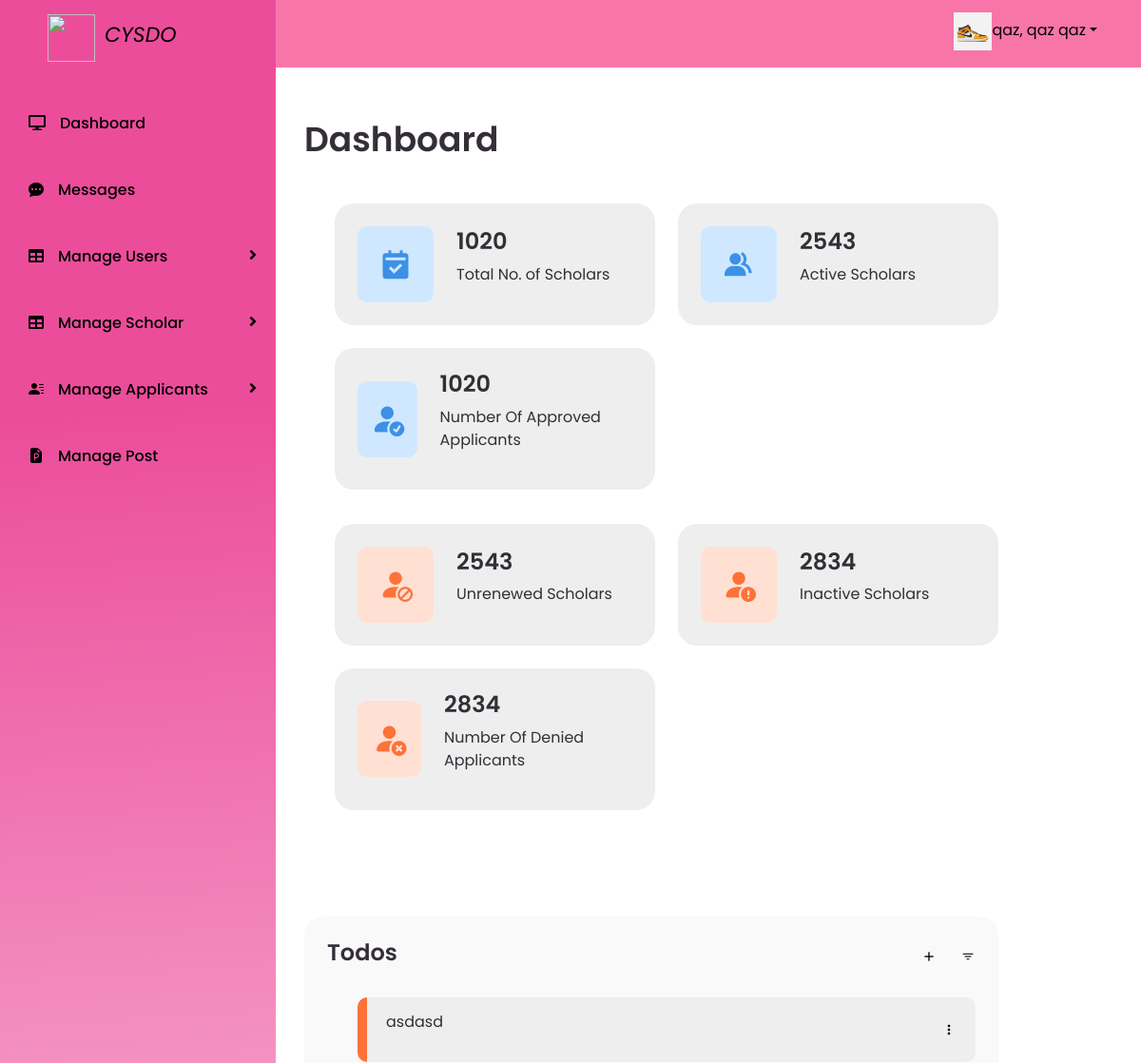
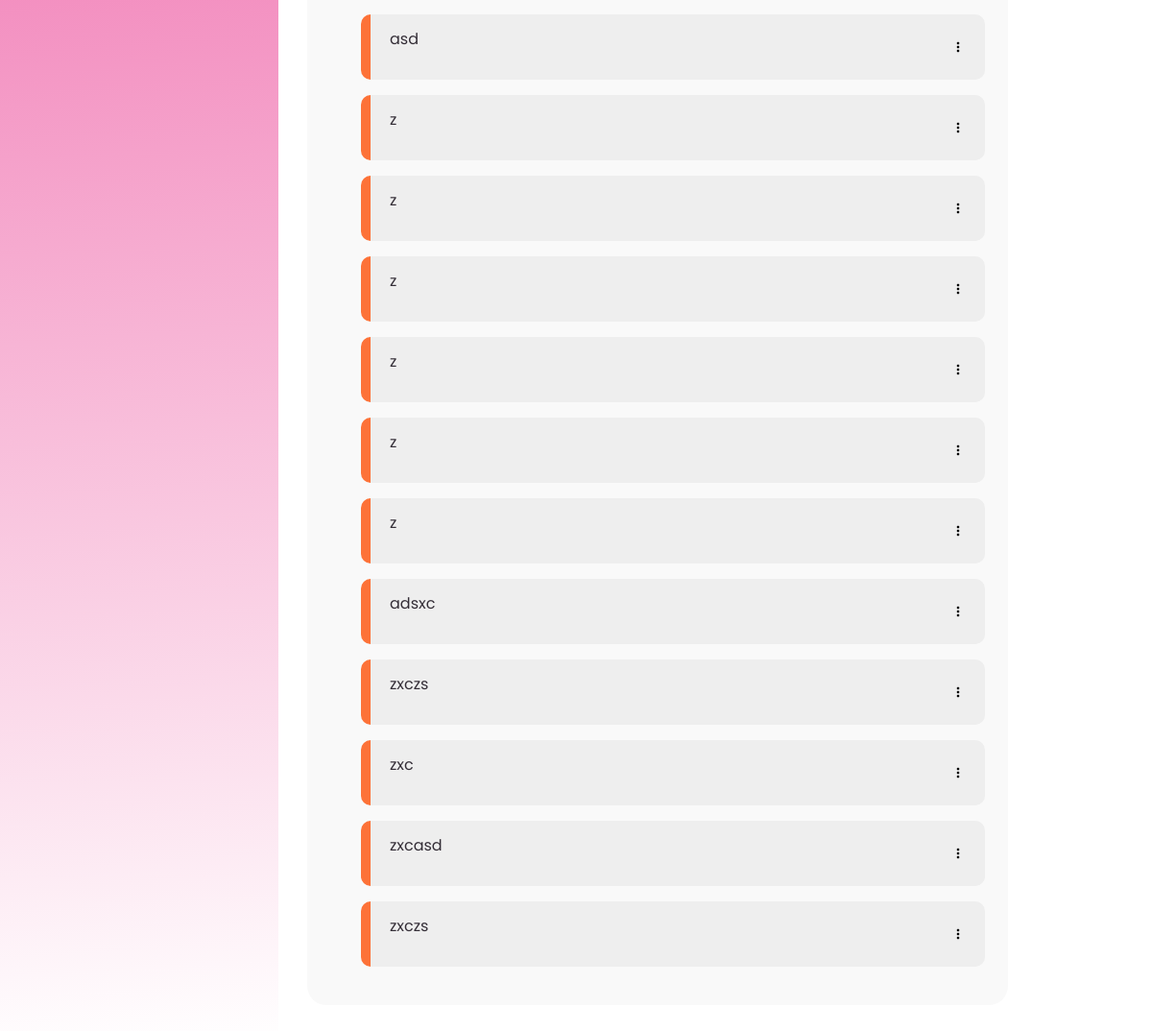
The app's page /pages/admin/adminHome.php (signed in) with its own data (2 pictures, top to bottom).
### tables this page shows
CREATE TABLE `todos` (
  `id` int(11) NOT NULL,
  `todo_text` varchar(255) NOT NULL,
  `completed` tinyint(1) DEFAULT 0,
  `created_at` timestamp NOT NULL DEFAULT current_timestamp()
);

### pages/admin/adminHome.php (the view, shortened to what this page needs)
<html lang="en">
<head>
    <link href="https://cdn.jsdelivr.net/npm/bootstrap@5.3.0/dist/css/bootstrap.min.css" rel="stylesheet">
    <link rel="stylesheet" href="../../style/dashboard.css">
</head>
<body>
    <?php
    if ($_SESSION['role'] === 'admin') {
        include '../../assets/template/profileNav.php';
    } elseif ($_SESSION['role'] === 'staff') {
        include '../../assets/template/staffNavi.php';
    }
    ?>
    <section id="content" class="home-section">
        <?php
        if ($_SESSION['role'] === 'admin') {
        ?> <main>
                <div class="head-title">
                    <div class="left">
                        <h1>Dashboard</h1>
                    </div>
                </div>
                <ul class="box-info">
                    <li class="box-1">
                        <i class='bx bxs-calendar-check' id="bx-1"></i>
                        <span class="text">
                            <h3>1020</h3>
                            <p>Total No. of Scholars</p>
                        </span>
                    </li>
                    <li class="box-2">
                        <i class='bx bxs-group' id="bx-1"></i>
                        <span class="text">
                            <h3>2543</h3>
                            <p>Active Scholars</p>
                        </span>
                    </li>
                    <li class="box-4">
                        <i class="bx bx bi-person-fill-check" id="bx-1"></i>
                        <span class="text">
                            <h3>1020</h3>
                            <p>Number Of Approved Applicants</p>
                        </span>
                    </li>
                </ul>
                <ul class="box-info">
                    <li class="box-6">
                        <i class="bx bx bi-person-fill-slash" id="bx-2"></i>
                        <span class="text">
                            <h3>2543</h3>
                            <p>Unrenewed Scholars</p>
                        </span>
                    </li>
                    <li class="box-3">
                        <i class="bx bx bi-person-fill-exclamation" id="bx-2"></i>
                        <span class="text">
                            <h3>2834</h3>
                            <p>Inactive Scholars</p>
                        </span>
                    </li>
                    <li class="box-5">
                        <i class="bx bx bi-person-fill-x" id="bx-2"></i>
                        <span class="text">
                            <h3>2834</h3>
                            <p>Number Of Denied Applicants</p>
                        </span>
                    </li>
                </ul>
        </main>
            <?php } ?>
            <main>
            <div class="table-data">
                <div class="todo">
                    <div class="head">
                        <h3>Todos</h3>
                        <a class="btnAddTodo bx bx-plus dropdown-toggle-split text-black" type="button" data-bs-target="#addTodo" data-bs-toggle="modal" data-bs-whatever="@addTo-do"></a>
                        <i class="bx bx-filter" onclick="toggleTodoList()"></i>
                    </div>
                    <ul class="todo-list">
                        <?php
                        $server = "localhost";
                        $username = "root";
                        $password = "";
                        $db = "cysdo";
                        $conn = new mysqli($server, $username, $password, $db);
                        $sql = "SELECT * FROM todos";
                        $result = $conn->query($sql);
                        if ($result->num_rows > 0) {
                            while ($row = $result->fetch_assoc()) {
                                $completed = $row['completed'] ? 'completed' : 'not-completed';
                                $todoId = $row['id'];
                                $todoText = $row['todo_text'];
                        ?>
                                <li class="<?php echo $completed; ?>" data-id="<?php echo $todoId; ?>">
                                    <p><?php echo $todoText; ?></p>
                                    <div class="dropdown-center">
                                        <a class="bx bx-dots-vertical-rounded text-black" type="button" data-bs-toggle="dropdown" aria-expanded="false">
                                        </a>
                                    </div>
                                </li>
                        <?php
                            }
                        } else {
                            echo "No todos found.";
                        }
                        ?>
                    </ul>
                </div>
            </div>
            </main>
    </section>
</body>
</html>

### assets/template/profileNav.php (shortened to what this page needs)
<?php
include '../include/dbConnection.php';
$adminId = $_SESSION['user'];
$sql = "SELECT * FROM admin WHERE full_name = '$adminId'";
$result = mysqli_query($conn, $sql);
if ($result) {
  if (mysqli_num_rows($result) > 0) {
    $row = mysqli_fetch_assoc($result);
    $imageData = $row['image'];
  } else {
    echo "No row found with the specified ID.";
  }
} else {
  echo "Error executing the query: " . mysqli_error($conn);
}
?>
<html lang="en" dir="ltr">
<head>
  <link rel="stylesheet" href="https://cdnjs.cloudflare.com/ajax/libs/font-awesome/5.15.1/css/all.min.css">
  <link rel="stylesheet" href="https://cdn.jsdelivr.net/npm/bootstrap-icons@1.10.5/font/bootstrap-icons.css">
  <link href='https://unpkg.com/boxicons@2.0.7/css/boxicons.min.css' rel='stylesheet'>
</head>
<body>
  <div class="navBar">
    <ul class="navProfile nav nav-pills justify-content-end">
      <li class="nav-item dropdown">
        <a class="nav-link dropdown-toggle text-black" data-bs-toggle="dropdown" href="#" role="button" aria-expanded="false"><img id="profileImage" src="../../uploads/admin/<?php echo $imageData ?>" style="height: 40px; width: 40px;"><?php echo $_SESSION['user']; ?></a>
      </li>
    </ul>
  </div>
  <div class="side-bar">
  <div>
      <a class="sideHead nav-link text-black" role="none" aria-expanded="false"><img src="../../assets/image/CysdoLogo.png" style="height: 50px; width: 50px;" class="sideLogo"><i class="caption">CYSDO</i></a>
    </div>
    <div class="menu">
      <div class="item fontWeight"><a href="adminHome.php"><i class="fas fa-desktop"></i>Dashboard</a></div>
      <div class="item fontWeight"><a href="chattingSystem.php"><i class="bi bi-chat-dots-fill"></i>Messages</a>
    </div>
      <div class="item">
        <a class="sub-btn fontWeight"><i class="fas fa-table"></i>Manage Users<i class="fas fa-angle-right dropdown"></i></a>
      </div>
      <div class="item">
        <a class="sub-btn fontWeight"><i class="fas fa-table"></i>Manage Scholar<i class="fas fa-angle-right dropdown"></i></a>
      </div>
      <div class="item">
        <a class="sub-btn fontWeight"><i class="bi bi-person-lines-fill"></i></i>Manage Applicants<i class="fas fa-angle-right dropdown"></i></a>
      </div>
      <div class="item fontWeight"><a href="postUpdate.php"><i class="bi bi-file-earmark-ppt-fill"></i>Manage Post</a>
    </div>
   </div>
  </div>
  <section class="home-section">
  </section>
</body>
</html>

### style/dashboard.css (style rules this page uses)
* { margin: 0; padding: 0; box-sizing: border-box; }
a { text-decoration: none; }
li { list-style: none; }
:root { --poppins: 'Poppins', sans-serif; --lato: 'Lato', sans-serif; --light: #F9F9F9; --blue: #3C91E6; --green: #3ce64a; --light-blue: #CFE8FF; --grey: #eee; --dark-grey: #AAAAAA; --dark: #342E37; --red: #DB504A; --yellow: #FFCE26; --light-yellow: #FFF2C6; --orange: #FD7238; --light-orange: #FFE0D3; }
html { overflow-x: hidden; }
body { background: var(--grey); overflow-x: hidden; }
#content main { width: 100%; padding: 36px 24px; font-family: var(--poppins); padding-right: 100px; }
#content main .head-title { display: flex; align-items: center; justify-content: space-between; grid-gap: 16px; flex-wrap: wrap; }
#content main .head-title .left h1 { font-size: 36px; font-weight: 600; margin-bottom: 10px; color: var(--dark); }
#content main .box-info { display: grid; grid-template-columns: repeat(auto-fit, minmax(240px, 1fr)); grid-gap: 24px; margin-top: 36px; }
#content main .box-info li .bx { width: 80px; height: 80px; border-radius: 10px; font-size: 36px; display: flex; justify-content: center; align-items: center; }
#content main .box-info li .text h3 { font-size: 24px; font-weight: 600; color: var(--dark); }
#content main .box-info li .text p { color: var(--dark); }
#content main .table-data { display: flex; grid-gap: 24px; margin-top: 24px; width: 100%; color: var(--dark); }
#content main .table-data>div { border-radius: 20px; background: var(--light); padding: 24px; overflow-x: auto; }
#content main .table-data .head { display: flex; align-items: center; grid-gap: 16px; margin-bottom: 24px; }
#content main .table-data .head h3 { margin-right: auto; font-size: 24px; font-weight: 600; }
#content main .table-data .head .bx { cursor: pointer; }
#content main .table-data .todo { flex-grow: 1; flex-basis: 300px; }
#content main .table-data .todo .todo-list { width: 100%; }
#content main .table-data .todo .todo-list li { width: 100%; margin-bottom: 16px; background: var(--grey); border-radius: 10px; padding: 14px 20px; display: flex; justify-content: space-between; align-items: center; }
#content main .table-data .todo .todo-list li .bx { cursor: pointer; }
#content main .table-data .todo .todo-list li.not-completed { border-left: 10px solid var(--orange); }
#content main .table-data .todo .todo-list li:last-child { margin-bottom: 0; }

### pages/admin/adminHome.php (style rules this page uses)
#content main .box-info li { padding: 24px; background: #eee; border-radius: 20px; display: flex; align-items: center; grid-gap: 24px; }
#content main .box-info #bx-1 { background: #CFE8FF; color: #3C91E6; }
#content main .box-info #bx-2 { background: #FFE0D3; color: #FD7238; }

### assets/template/profileNav.php (style rules this page uses)
* { margin: 0; padding: 0; box-sizing: border-box; font-family: "Poppins", sans-serif; }
body { background-color: whitesmoke; background-size: cover; background-position: center; }
.side-bar { background: rgb(255,255,255); background: linear-gradient(356deg, rgba(255,255,255,1) 0%, rgba(236,77,155,1)80%); position: fixed; width: 290px; height: 100%; top: 0; overflow-y: auto; }
.navBar { background: #F875AA; margin-top: -25px; padding-top: 30px; padding-bottom: 10px; position: relative; justify-content: end; }
.navProfile { margin-right: 30px; }
.side-bar .menu { width: 100%; margin-top: 30px; }
.side-bar .menu .item { position: relative; cursor: pointer; }
.side-bar .menu .item a { color: #000; font-size: 16px; text-decoration: none; display: block; padding: 5px 30px; line-height: 60px; }
.side-bar .menu .item i { margin-right: 15px; }
.side-bar .menu .item a .dropdown { position: absolute; right: 0; margin: 20px; transition: 0.3s ease; }
.caption { margin-top: 20px; margin-left: 10px; font-size: 22px; }
.sideLogo { margin-left: 20px; }
.sideHead { margin-top: 15px; margin-left: 30px; }
.home-section { position: relative; background: #fff; margin-left: 20px; left: 270px; width: calc(100% - 290px); transition: all 0.5s ease; margin-top: 0; padding: 6px; padding-right: 50px; }
.fontWeight { font-weight: 500; }

### records on screen
todos: todo_text "asdasd"
todos: todo_text "asd"
todos: todo_text "z"
todos: todo_text "z"
todos: todo_text "z"
todos: todo_text "z"
todos: todo_text "z"
todos: todo_text "z"
todos: todo_text "adsxc"
todos: todo_text "zxczs"
todos: todo_text "zxc"
todos: todo_text "zxcasd"
todos: todo_text "zxczs"

### other values on screen
$_SESSION['user'] "qaz, qaz qaz"
